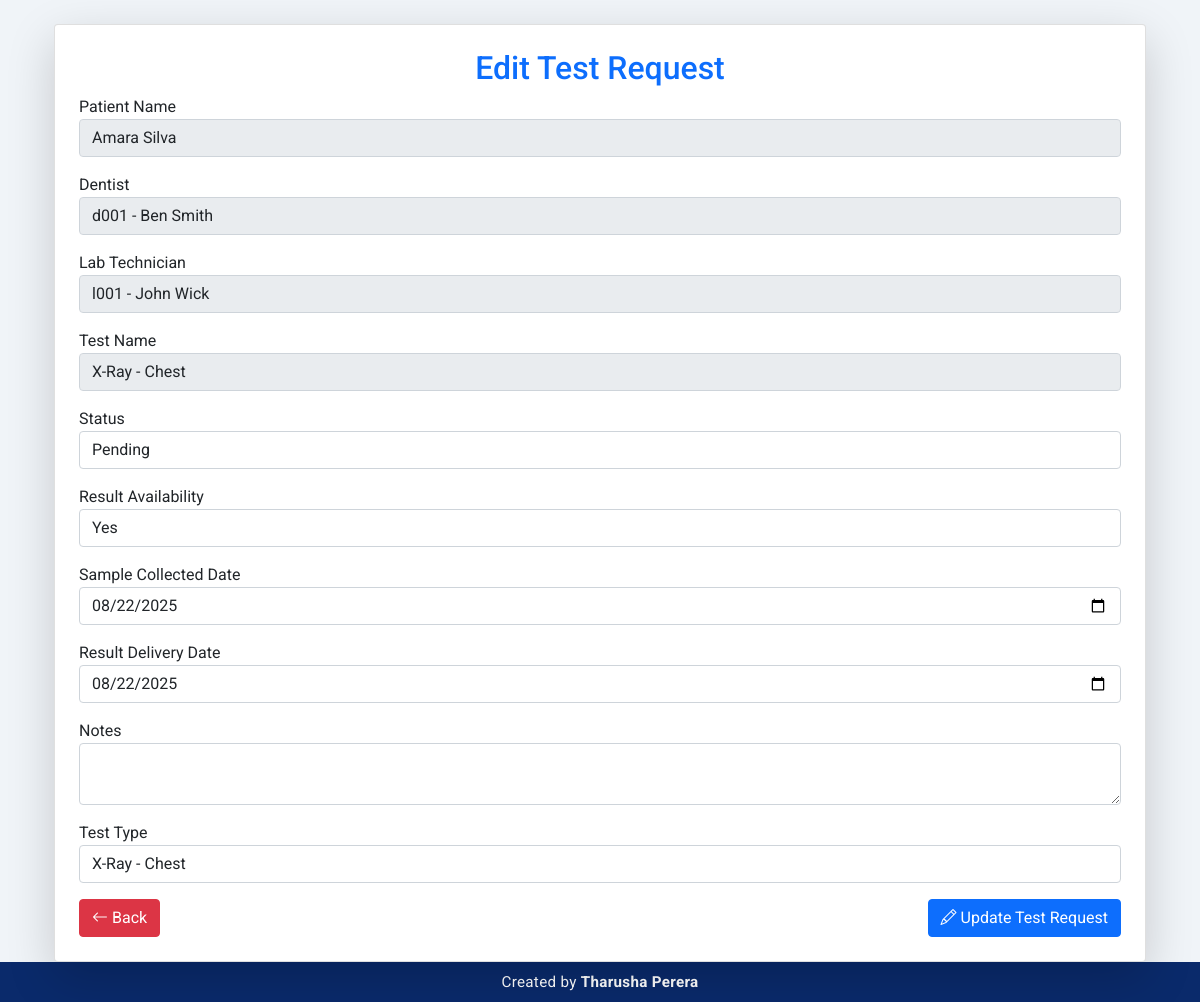
The app's page /modules/lab_functions/test_request/edit_test_request.php?id=26 (signed in) with its own data.
### tables this page shows
CREATE TABLE `test_requests` (
  `test_id` int(11) NOT NULL,
  `patient_nic` varchar(20) NOT NULL,
  `test_type_id` int(11) NOT NULL,
  `request_date` date NOT NULL,
  `requested_by` varchar(20) NOT NULL,
  `assigned_to` varchar(20) DEFAULT NULL,
  `status` varchar(50) DEFAULT 'Pending',
  `notes` text DEFAULT NULL,
  `sample_collected_date` date DEFAULT NULL,
  `result_delivery_date` date DEFAULT NULL,
  `result_availability` enum('Yes','No') DEFAULT 'No'
);

CREATE TABLE `patients` (
  `NIC` varchar(12) NOT NULL,
  `Fullname` varchar(150) NOT NULL,
  `Address` text NOT NULL,
  `Contact` varchar(15) NOT NULL,
  `Gender` enum('Male','Female','Other') NOT NULL,
  `Email` varchar(50) NOT NULL,
  `Username` varchar(15) NOT NULL,
  `Password` varchar(15) NOT NULL,
  `profile_picture` longblob DEFAULT NULL,
  `reset_token` varchar(255) DEFAULT NULL,
  `token_expiry` datetime DEFAULT NULL
);

CREATE TABLE `users` (
  `NIC` varchar(12) NOT NULL,
  `user_code` varchar(6) DEFAULT NULL,
  `Fullname` varchar(150) DEFAULT NULL,
  `Role` varchar(50) DEFAULT NULL,
  `Address` varchar(250) DEFAULT NULL,
  `Contact` varchar(15) DEFAULT NULL,
  `Gender` varchar(10) DEFAULT NULL,
  `Email` varchar(100) DEFAULT NULL,
  `Username` varchar(15) DEFAULT NULL,
  `Password` varchar(15) DEFAULT NULL,
  `reset_token` varchar(255) DEFAULT NULL,
  `token_expiry` datetime DEFAULT NULL,
  `profile_picture` longblob DEFAULT NULL
);

CREATE TABLE `test_types` (
  `test_type_id` int(11) NOT NULL,
  `test_name` varchar(100) NOT NULL,
  `cost` decimal(10,2) NOT NULL,
  `sample_type` varchar(100) NOT NULL
);

### modules/lab_functions/test_request/edit_test_request.php (the view, shortened to what this page needs)
<?php
include '../../../includes/header.php';
include '../../../config/db.php';
$test_id = $_GET['id'] ?? null;
$sql = "
    SELECT
        tr.test_id,
        tr.request_date,
        tr.status,
        tr.result_availability,
        tr.notes,
        tr.sample_collected_date,
        tr.result_delivery_date,
        p.NIC AS patient_nic,
        p.Fullname AS patient_name,
        d.NIC AS dentist_nic,
        d.Fullname AS dentist_name,
        d.user_code AS dentist_code,
        lt.NIC AS tech_nic,
        lt.Fullname AS tech_name,
        lt.user_code AS tech_code,
        tt.test_name,
        tt.test_type_id
    FROM test_requests tr
    LEFT JOIN patients p ON tr.patient_nic = p.NIC
    LEFT JOIN users d ON tr.requested_by = d.NIC
    LEFT JOIN users lt ON tr.assigned_to = lt.NIC
    LEFT JOIN test_types tt ON tr.test_type_id = tt.test_type_id
    WHERE tr.test_id = ?
";
$stmt = $conn->prepare($sql);
$stmt->bind_param("i", $test_id);
$stmt->execute();
$result = $stmt->get_result();
if ($result->num_rows > 0) {
    $request = $result->fetch_assoc();
} else {
    echo "<div class='container mt-4'><div class='alert alert-danger'>Test Request not found!</div></div>";
    include '../../../includes/footer.php';
    exit;
}
?>
<div class="container mt-4">
    <div class="card shadow-lg p-4">
        <h2 class="text-center text-primary">Edit Test Request</h2>
        <form method="POST">
            <div class="form-group mb-3">
                <label for="patient_name">Patient Name</label>
                <input type="text" class="form-control" value="<?php echo htmlspecialchars($request['patient_name']); ?>" readonly>
            </div>
            <div class="form-group mb-3">
                <label for="dentist_name">Dentist</label>
                <input type="text" class="form-control" value="<?php echo htmlspecialchars($request['dentist_code']) . ' - ' . htmlspecialchars($request['dentist_name']); ?>" readonly>
            </div>
            <div class="form-group mb-3">
                <label for="tech_name">Lab Technician</label>
                <input type="text" class="form-control" value="<?php echo htmlspecialchars($request['tech_code']) . ' - ' . htmlspecialchars($request['tech_name']); ?>" readonly>
            </div>
            <div class="form-group mb-3">
                <label for="test_name">Test Name</label>
                <input type="text" class="form-control" value="<?php echo htmlspecialchars($request['test_name']); ?>" readonly>
            </div>
            <div class="form-group mb-3">
                <label for="status">Status</label>
                <select class="form-control" name="status">
                    <option value="Pending" <?php if ($request['status'] == 'Pending') echo 'selected'; ?>>Pending</option>
                </select>
            </div>
            <div class="form-group mb-3">
                <label for="result_availability">Result Availability</label>
                <select class="form-control" name="result_availability">
                    <option value="Yes" <?php if ($request['result_availability'] == 'Yes') echo 'selected'; ?>>Yes</option>
                </select>
            </div>
            <div class="form-group mb-3">
                <label for="sample_collected_date">Sample Collected Date</label>
                <input type="date" class="form-control" name="sample_collected_date" value="<?php echo htmlspecialchars($request['sample_collected_date']); ?>">
            </div>
            <div class="form-group mb-3">
                <label for="result_delivery_date">Result Delivery Date</label>
                <input type="date" class="form-control" name="result_delivery_date" value="<?php echo htmlspecialchars($request['result_delivery_date']); ?>">
            </div>
            <div class="form-group mb-3">
                <label for="notes">Notes</label>
                <textarea class="form-control" name="notes" ><?php echo htmlspecialchars($request['notes']); ?></textarea>
            </div>
            <div class="form-group mb-3">
                <label for="test_type">Test Type</label>
                <select class="form-control" name="test_type_id">
                    <?php
                    $test_types_sql = "SELECT test_type_id, test_name FROM test_types";
                    $test_types_result = $conn->query($test_types_sql);
                    while ($test_type = $test_types_result->fetch_assoc()) {
                        $selected = ($request['test_type_id'] == $test_type['test_type_id']) ? 'selected' : '';
                        echo "<option value='{$test_type['test_type_id']}' $selected>{$test_type['test_name']}</option>";
                    }
                    ?>
                </select>
            </div>
            <div class="d-flex justify-content-between">
                <a href="test_request_management.php" class="btn btn-danger"><i class="bi bi-arrow-left"></i> Back</a>
                <button type="submit" class="btn btn-primary"><i class="bi bi-pencil"></i> Update Test Request</button>
            </div>
        </form>
    </div>
</div>
<?php include '../../../includes/footer.php'; ?>

### includes/header.php (style rules this page uses)
body { background-color: #f0f4f8; font-family: 'Roboto', sans-serif; }

### includes/footer.php (style rules this page uses)
:root { --footer-bg: #0a2a6b; }

### records on screen
test_requests: patient_nic.Fullname "Amara Silva", requested_by.Fullname "d001 - Ben Smith", assigned_to.Fullname "l001 - John Wick", test_type.test_name "X-Ray - Chest", status "Pending", result_availability "Yes", sample_collected_date "08/22/2025", result_delivery_date "08/22/2025"

### other values on screen
form field test_type_id "X-Ray - Chest"
